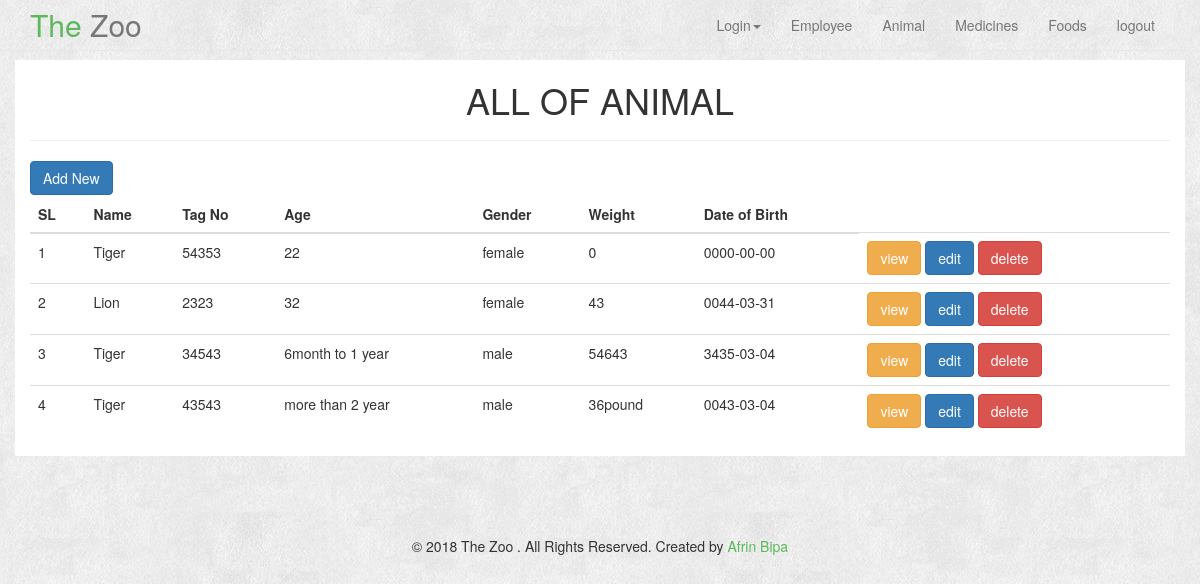
Screenshot of /AnimalIndex.php (signed in) with the database file from the repository.
### tables this page shows
CREATE TABLE `animal` (
  `id` int(55) NOT NULL,
  `name` varchar(55) NOT NULL,
  `tag_no` int(55) NOT NULL,
  `age` varchar(25) NOT NULL,
  `gender` varchar(25) NOT NULL,
  `weight` double NOT NULL,
  `unit` varchar(15) NOT NULL,
  `dob` date NOT NULL
);

### AnimalIndex.php (the view, shortened to what this page needs)
<?php
$conn = mysqli_connect('localhost','root','','registrations');
$sql = "SELECT * FROM animal";
$result = mysqli_query($conn, $sql);
?>
<?php include('header.php') ?>
<br><br><br>
<div style="background-color: white" class="container">
    <h1 align="center">ALL OF ANIMAL</h1>
    <hr>
    <a href="Animal.php" class="btn btn-primary">Add New</a>
    <div class="row">
        <div class="col-md-6 col-md-offset-2">
            <div class="col-md-6">
            </div>
        </div>
    </div>
    <table class="table">
        <thead>
        <th>SL</th>
        <th>Name</th>
        <th>Tag No</th>
        <th>Age</th>
        <th>Gender</th>
        <th>Weight</th>
        <th>Date of Birth</th>
        <thead>
        <tbody>
        <?php $i=1; ?>
        <?php while($row = mysqli_fetch_assoc($result)){
            ?>
            <tr>
                <td><?php echo $i; ?></td>
                <td><?php echo $row['name'] ?></td>
                <td><?php echo $row['tag_no']?></td>
                <td><?php echo $row['age']?></td>
                <td><?php echo $row['gender']?></td>
                <td><?php echo $row['weight']?><?php echo $row['unit']?></td>
                <td><?php echo $row['dob']?></td>
                <td>
                    <a class="btn btn-warning" href="AnimalView.php?id=<?php echo $row['id'] ?>">view</a>
                    <a class="btn btn-primary" href="AnimalEdit.php?id=<?php echo $row['id'] ?>">edit</a>
                    <a class="btn btn-danger" onclick ="return confirm('Do you want to delete?')" href="AnimalDelete.php?id=<?php echo $row['id'] ?>">delete</a>
                </td>
            </tr>
            <?php $i++; ?>
        <?php } ?>
        </tbody>
    </table>
</div>
<?php include('footer.php') ?>

### header.php (shortened to what this page needs)
<!DOCTYPE html>
<html>
<head>
    <link href="css/bootstrap.css" rel="stylesheet">
    <link rel="stylesheet" href="https://maxcdn.bootstrapcdn.com/bootstrap/3.3.7/css/bootstrap.min.css">
    <link href="css/bootshape.css" rel="stylesheet">
</head>
<body>
<div class="navbar navbar-default navbar-fixed-top" role="navigation">
    <div class="container">
        <div class="navbar-header">
            <a class="navbar-brand" href="#"><span class="green">The</span> Zoo</a>
        </div>
        <nav role="navigation" class="collapse navbar-collapse navbar-right">
            <ul class="navbar-nav nav">
                <li class="dropdown">
                    <a data-toggle="dropdown" href="#" class="dropdown-toggle">Login<b class="caret"></b></a>
                </li>
                <li class="dropdown">
                    <a href="EmployeeIndex.php">Employee</a>
                </li>
                <li class="dropdown">
                    <a href="AnimalIndex.php" >Animal</a>
                </li>
                <li class="dropdown">
                    <a  href="MedicineIndex.php" >Medicines</a>
                </li>
                <li class="dropdown">
                    <a  href="FoodIndex.php" >Foods</a>
                </li>
                <li class="dropdown">
                    <a href="logout.php">logout</a>
                </li>
            </ul>
        </nav>
    </div>
</div>

### footer.php (shortened to what this page needs)
<div class="footer text-center">
    <p>&copy; 2018 The Zoo . All Rights Reserved. Created by <a class="green" >Afrin Bipa</a></p>
</div>
</body>
</html>

### css/bootshape.css (style rules this page uses)
body { background-image:url('../img/bg.png'); background-repeat:repeat; }
.navbar { background-image:url('../img/bg.png'); background-repeat:repeat; }
.green { color: #5cb85c; }
.footer { margin-top: 40px; padding: 40px 0; }

### header.php (style rules this page uses)
a.navbar-brand { font-size: 30px; }

### rows the page displays
animal: name "Tiger", tag_no "54353", age "22", gender "female", weight "0", dob "0000-00-00"
animal: name "Lion", tag_no "2323", age "32", gender "female", weight "43", dob "0044-03-31"
animal: name "Tiger", tag_no "34543", age "6month to 1 year", gender "male", weight "54643", dob "3435-03-04"
animal: name "Tiger", tag_no "43543", age "more than 2 year", gender "male", weight "36", unit "pound", dob "0043-03-04"
